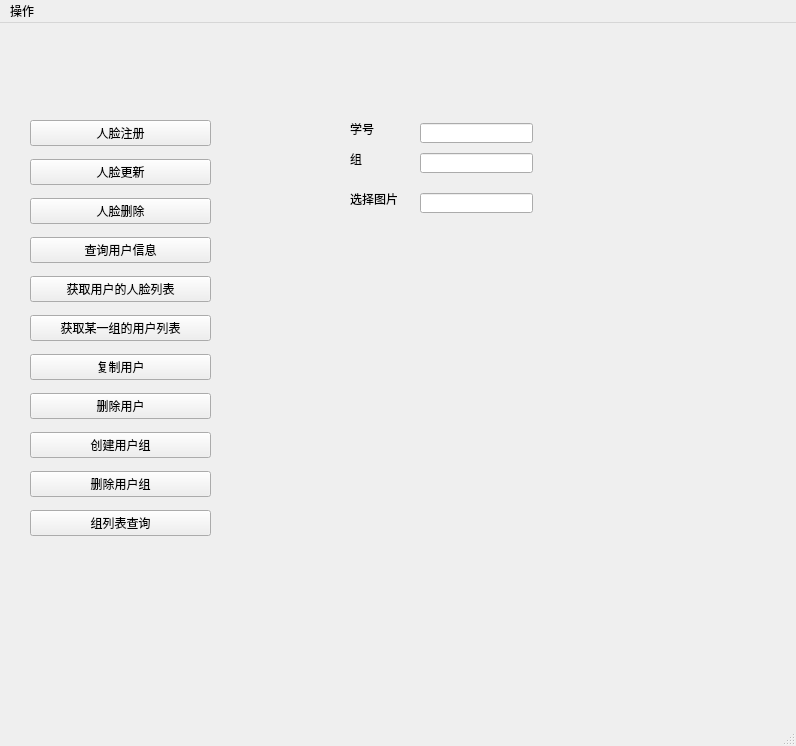
<?xml version="1.0" encoding="UTF-8"?>
<ui version="4.0">
 <class>MainWindow</class>
 <widget class="QMainWindow" name="MainWindow">
  <property name="geometry">
   <rect>
    <x>0</x>
    <y>0</y>
    <width>796</width>
    <height>746</height>
   </rect>
  </property>
  <property name="windowTitle">
   <string>MainWindow</string>
  </property>
  <widget class="QWidget" name="centralwidget">
   <widget class="QWidget" name="verticalLayoutWidget">
    <property name="geometry">
     <rect>
      <x>30</x>
      <y>90</y>
      <width>181</width>
      <height>431</height>
     </rect>
    </property>
    <layout class="QVBoxLayout" name="verticalLayout">
     <item>
      <widget class="QPushButton" name="pushButton">
       <property name="text">
        <string>人脸注册</string>
       </property>
      </widget>
     </item>
     <item>
      <widget class="QPushButton" name="pushButton_2">
       <property name="text">
        <string>人脸更新</string>
       </property>
      </widget>
     </item>
     <item>
      <widget class="QPushButton" name="pushButton_3">
       <property name="text">
        <string>人脸删除</string>
       </property>
      </widget>
     </item>
     <item>
      <widget class="QPushButton" name="pushButton_4">
       <property name="text">
        <string>查询用户信息</string>
       </property>
      </widget>
     </item>
     <item>
      <widget class="QPushButton" name="pushButton_5">
       <property name="text">
        <string>获取用户的人脸列表</string>
       </property>
      </widget>
     </item>
     <item>
      <widget class="QPushButton" name="pushButton_6">
       <property name="text">
        <string>获取某一组的用户列表</string>
       </property>
      </widget>
     </item>
     <item>
      <widget class="QPushButton" name="pushButton_7">
       <property name="text">
        <string>复制用户</string>
       </property>
      </widget>
     </item>
     <item>
      <widget class="QPushButton" name="pushButton_8">
       <property name="text">
        <string>删除用户</string>
       </property>
      </widget>
     </item>
     <item>
      <widget class="QPushButton" name="pushButton_9">
       <property name="text">
        <string>创建用户组</string>
       </property>
      </widget>
     </item>
     <item>
      <widget class="QPushButton" name="pushButton_10">
       <property name="text">
        <string>删除用户组</string>
       </property>
      </widget>
     </item>
     <item>
      <widget class="QPushButton" name="pushButton_11">
       <property name="text">
        <string>组列表查询</string>
       </property>
      </widget>
     </item>
    </layout>
   </widget>
   <widget class="QLabel" name="label">
    <property name="geometry">
     <rect>
      <x>350</x>
      <y>100</y>
      <width>54</width>
      <height>12</height>
     </rect>
    </property>
    <property name="text">
     <string>学号</string>
    </property>
   </widget>
   <widget class="QLabel" name="label_2">
    <property name="geometry">
     <rect>
      <x>350</x>
      <y>130</y>
      <width>54</width>
      <height>12</height>
     </rect>
    </property>
    <property name="text">
     <string>组</string>
    </property>
   </widget>
   <widget class="QLabel" name="label_3">
    <property name="geometry">
     <rect>
      <x>350</x>
      <y>170</y>
      <width>54</width>
      <height>12</height>
     </rect>
    </property>
    <property name="text">
     <string>选择图片</string>
    </property>
   </widget>
   <widget class="QLineEdit" name="lineEdit">
    <property name="geometry">
     <rect>
      <x>420</x>
      <y>100</y>
      <width>113</width>
      <height>20</height>
     </rect>
    </property>
   </widget>
   <widget class="QLineEdit" name="lineEdit_2">
    <property name="geometry">
     <rect>
      <x>420</x>
      <y>130</y>
      <width>113</width>
      <height>20</height>
     </rect>
    </property>
   </widget>
   <widget class="QLineEdit" name="lineEdit_3">
    <property name="geometry">
     <rect>
      <x>420</x>
      <y>170</y>
      <width>113</width>
      <height>20</height>
     </rect>
    </property>
   </widget>
  </widget>
  <widget class="QMenuBar" name="menubar">
   <property name="geometry">
    <rect>
     <x>0</x>
     <y>0</y>
     <width>796</width>
     <height>23</height>
    </rect>
   </property>
   <widget class="QMenu" name="menu">
    <property name="title">
     <string>操作</string>
    </property>
    <addaction name="action"/>
    <addaction name="action_2"/>
    <addaction name="action_3"/>
   </widget>
   <addaction name="menu"/>
  </widget>
  <widget class="QStatusBar" name="statusbar"/>
  <action name="action">
   <property name="text">
    <string>人脸注册</string>
   </property>
  </action>
  <action name="action_2">
   <property name="text">
    <string>人脸更新</string>
   </property>
  </action>
  <action name="action_3">
   <property name="text">
    <string>人脸删除</string>
   </property>
  </action>
 </widget>
 <resources/>
 <connections>
  <connection>
   <sender>pushButton</sender>
   <signal>clicked()</signal>
   <receiver>MainWindow</receiver>
   <slot>show_w1()</slot>
   <hints>
    <hint type="sourcelabel">
     <x>142</x>
     <y>127</y>
    </hint>
    <hint type="destinationlabel">
     <x>274</x>
     <y>133</y>
    </hint>
   </hints>
  </connection>
 </connections>
 <slots>
  <slot>show_w1()</slot>
  <slot>slot2()</slot>
 </slots>
</ui>
